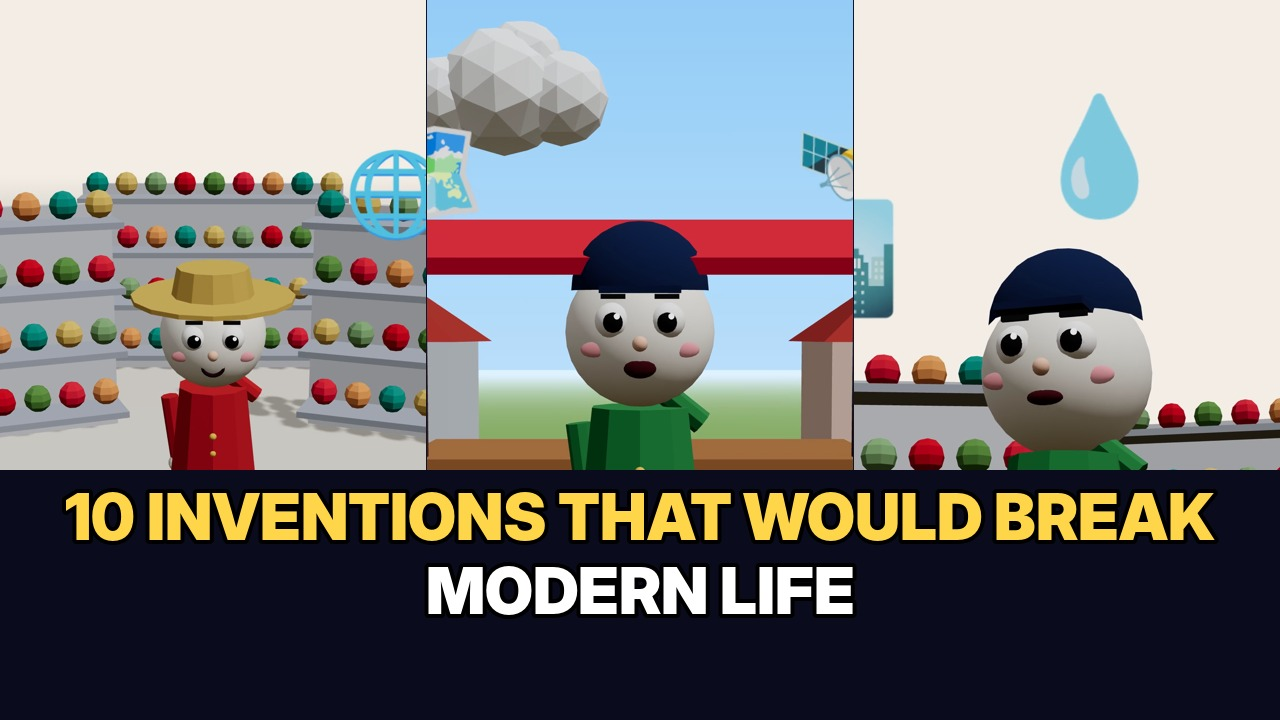
#> input picture compilations/tech-thumb.jpg, 1280 x 720 px, given in place of vs_0.jpg, which was not available
$ python vsheet.py compilations/tech-thumb.jpg compilations/tiny-thumb.jpg
#> lines starting #> are read from the running program, lines starting #| are printed output that depends on the picture
import subprocess, sys
from PIL import Image

src, out = sys.argv[1], sys.argv[2]
ts = [1, 3.5, 5.5, 8, 10, 12.5, 14.5, 17, 19, 21.5, 23.5, 26, 28, 30.5, 32.5, 35, 37, 39.5]
W = Image.new("RGB", (180 * 9, 640))
#> W: PIL image 1620x640 RGB; every value is 0
for i, t in enumerate(ts):
    p = f"/tmp/vs_{i}.jpg"
    subprocess.run(["ffmpeg", "-v", "error", "-y", "-ss", str(t), "-i", src, "-frames:v", "1", "-vf", "scale=180:320", p], check=True)
#> (this line was passed over: subprocess is not available in this run)
    W.paste(Image.open(p), ((i % 9) * 180, (i // 9) * 320))
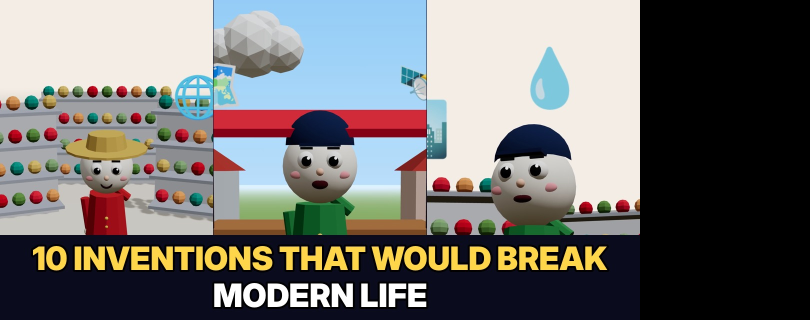
#> W: PIL image 1620x640 RGB (shown at 1/2 size); mean R, G, B 115.8, 114.5, 112.6
#> pass 2 of the loop `for i, t in enumerate(ts):`:
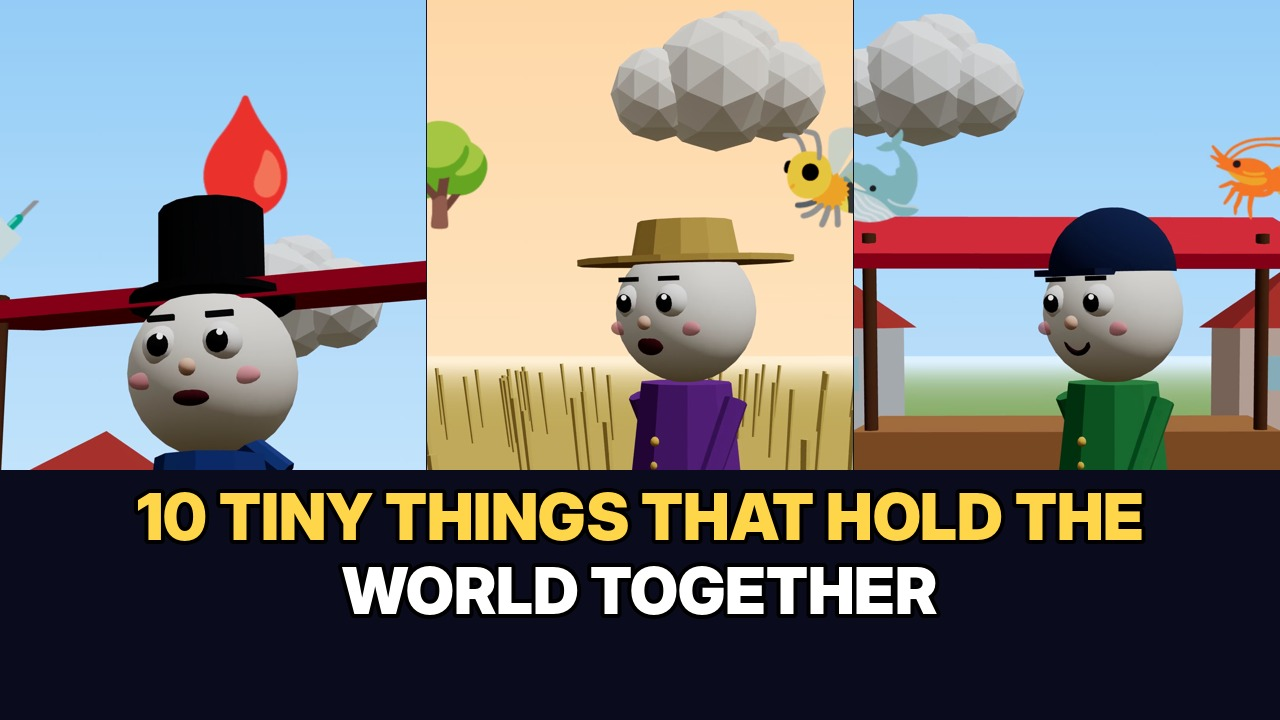
#> input picture compilations/tiny-thumb.jpg, 1280 x 720 px, given in place of vs_1.jpg, which was not available
#> `W.paste(Image.open(p), ((i % 9) * 180, (i // 9) * 320))`:
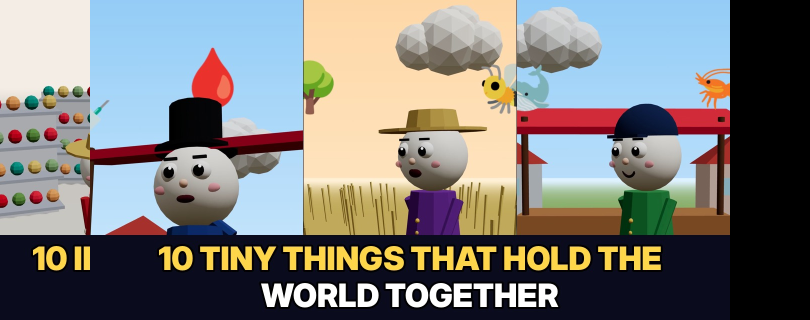
#> W: PIL image 1620x640 RGB (shown at 1/2 size); mean R, G, B 126.3, 125.1, 122.5
#> (the run stopped early here; a loop or call above may not have finished)
